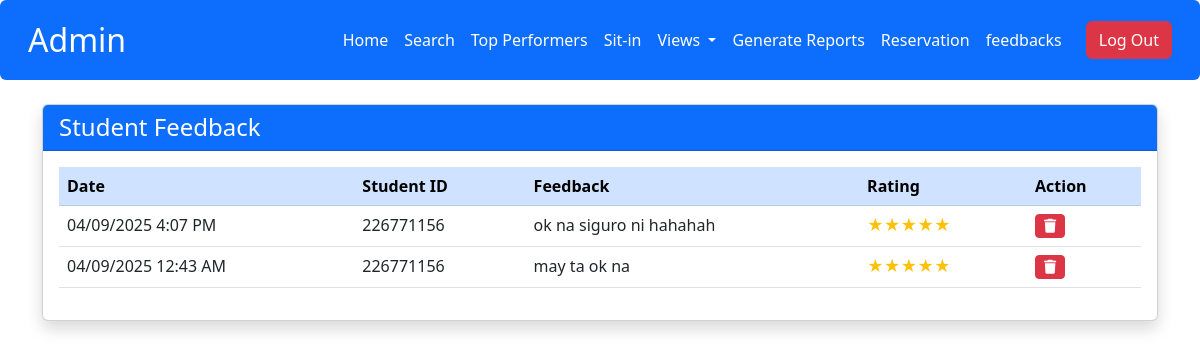
/admin/view_feedback.php, run on an earlier commit of the app's database.
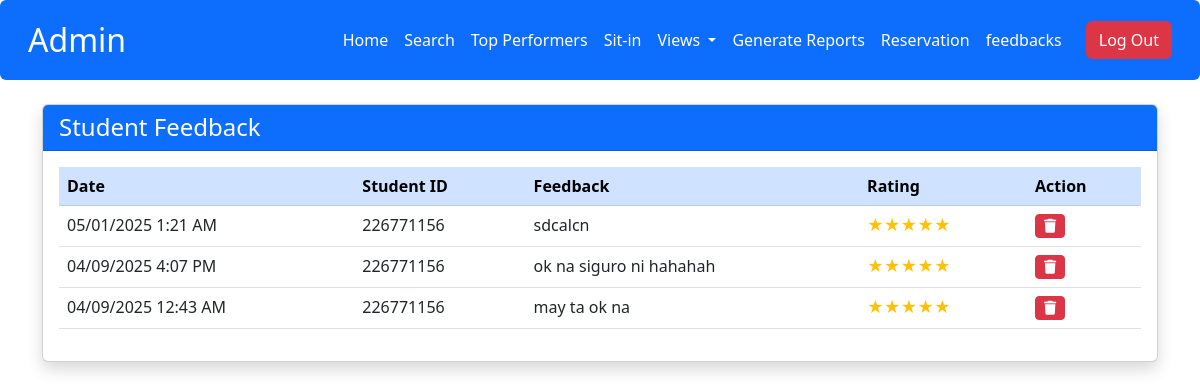
And on a later commit of the database.
### tables this page shows
CREATE TABLE `feedback` (
  `id` int(11) NOT NULL,
  `sit_id` int(11) DEFAULT NULL,
  `user_id` varchar(50) DEFAULT NULL,
  `rating` int(11) DEFAULT NULL,
  `message` text DEFAULT NULL,
  `created_at` datetime DEFAULT current_timestamp(),
  `status` varchar(20) DEFAULT 'pending'
);

CREATE TABLE `user` (
  `id` int(11) NOT NULL,
  `lname` varchar(50) DEFAULT NULL,
  `fname` varchar(50) DEFAULT NULL,
  `MName` varchar(50) DEFAULT NULL,
  `Course` varchar(50) DEFAULT NULL,
  `Level` varchar(10) DEFAULT NULL,
  `username` varchar(50) DEFAULT NULL,
  `password` varchar(255) NOT NULL,
  `image` varchar(255) DEFAULT NULL,
  `email` varchar(100) NOT NULL,
  `address` varchar(255) DEFAULT NULL,
  `role` enum('admin','user') NOT NULL DEFAULT 'user',
  `remaining_session` int(11) NOT NULL DEFAULT 30,
  `points` int(11) DEFAULT 0
);

### admin/view_feedback.php (the view, shortened to what this page needs)
<?php
include('db.php');
include('admin_navbar.php');
?>
<!DOCTYPE html>
<html lang="en">
<head>
    <link rel="stylesheet" href="https://cdn.jsdelivr.net/npm/bootstrap@5.3.0/dist/css/bootstrap.min.css">
    <link rel="stylesheet" href="https://cdnjs.cloudflare.com/ajax/libs/font-awesome/6.5.1/css/all.min.css">
    <link rel="stylesheet" href="https://cdn.jsdelivr.net/npm/sweetalert2@11/dist/sweetalert2.min.css">
</head>
<body>
    <div class="container mt-4">
        <div class="card shadow">
            <div class="card-header bg-primary text-white">
                <h4 class="mb-0">Student Feedback</h4>
            </div>
            <div class="card-body">
                <div class="table-responsive">
                    <table class="table table-hover">
                        <thead class="table-primary">
                            <tr>
                                <th>Date</th>
                                <th>Student ID</th>
                                <th>Feedback</th>
                                <th>Rating</th>
                                <th>Action</th>
                            </tr>
                        </thead>
                        <tbody>
                            <?php
                            $query = "SELECT f.*, u.fname, u.lname, u.id as student_id,
                                    DATE_FORMAT(f.created_at, '%m/%d/%Y %l:%i %p') as formatted_date
                                    FROM feedback f
                                    LEFT JOIN user u ON f.user_id = u.username
                                    ORDER BY f.created_at DESC";
                            $result = mysqli_query($con, $query);
                            if ($result && $result->num_rows > 0) {
                                while($row = mysqli_fetch_assoc($result)) {
                                    $rating = intval($row['rating']);
                                    $rating_stars = str_repeat('★', $rating) . str_repeat('☆', 5 - $rating);
                                    echo "<tr>
                                            <td>{$row['formatted_date']}</td>
                                            <td>{$row['student_id']}</td>
                                            <td>" . htmlspecialchars($row['message']) . "</td>
                                            <td><span class='text-warning'>{$rating_stars}</span></td>
                                            <td>
                                                <button type='button' class='btn btn-danger btn-sm' onclick='deleteFeedback({$row['id']})'>
                                                    <i class='fas fa-trash'></i>
                                                </button>
                                            </td>
                                        </tr>";
                                }
                            } else {
                                echo "<tr><td colspan='5' class='text-center'>No feedback available</td></tr>";
                            }
                            ?>
                        </tbody>
                    </table>
                </div>
            </div>
        </div>
    </div>
</body>
</html>

What changed in the data, as far as the page shows it:
added feedback: formatted_date "05/01/2025 1:21 AM", user.id "226771156", message "sdcalcn", rating "★★★★★"
